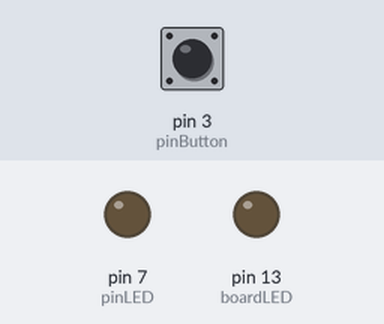
A sketch run on a simulated Arduino Uno, built with avr-gcc and run on an emulated ATmega328P. Parts: output pins drawn as LEDs (lit = HIGH). Inputs (shaded band) come from the test bench; at power-on: pin 3 (pinButton) LOW.

Above: at 1.2 s.
1.3 s: pin 3 (pinButton) pulled HIGH for 0.15 s
At 1.37 s:
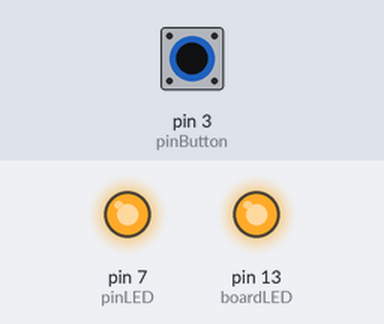
2.9 s: pin 3 (pinButton) pulled HIGH for 3.2 s
At 7.5 s:
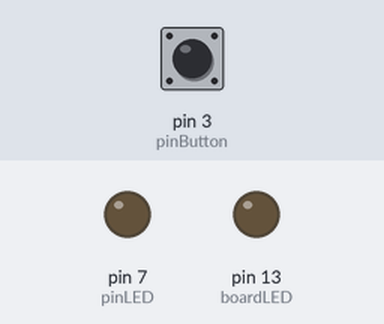
Timing chart, 0 to 9.0 s (numbered marks = the images above; inputs shaded):
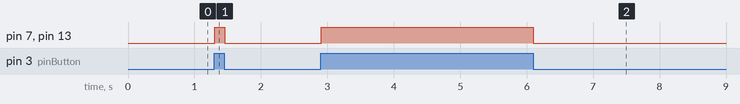

Measured:
- after the input at 1.3 s, pin 7 (pinLED), pin 13 (boardLED): LOW → HIGH at once, → LOW 0.15 s later
- after the input at 2.9 s, pin 7 (pinLED), pin 13 (boardLED): LOW → HIGH at once, → LOW 3.2 s later

The sketch:

Grove_LED_Button.ino
```cpp
/* Grove_LED_Button
* Demo of Grove - Starter Kit
* Loovee  2013-3-10
* This demo will show you how to use Grove Touch Sensor Button to control a LED
* Also works the same way with the mechanical button
* Grove - Button connect to D3
* Grove - LED connect to D7
*/

// Define your pins
const int pinButton = 3;
const int pinLED = 7;
const int boardLED = 13;

void setup() {
  // put your setup code here, to run once:
  pinMode(pinButton, INPUT);
  pinMode(pinLED, OUTPUT);
  pinMode(boardLED, OUTPUT);
}

void loop() {
  // put your main code here, to run repeatedly:
  if (digitalRead(pinButton)) {
    digitalWrite(pinLED, HIGH);
    digitalWrite(boardLED, HIGH);
    }

  else {
     digitalWrite(pinLED, LOW);
     digitalWrite(boardLED, LOW);
  }

  delay(10);

}
```
